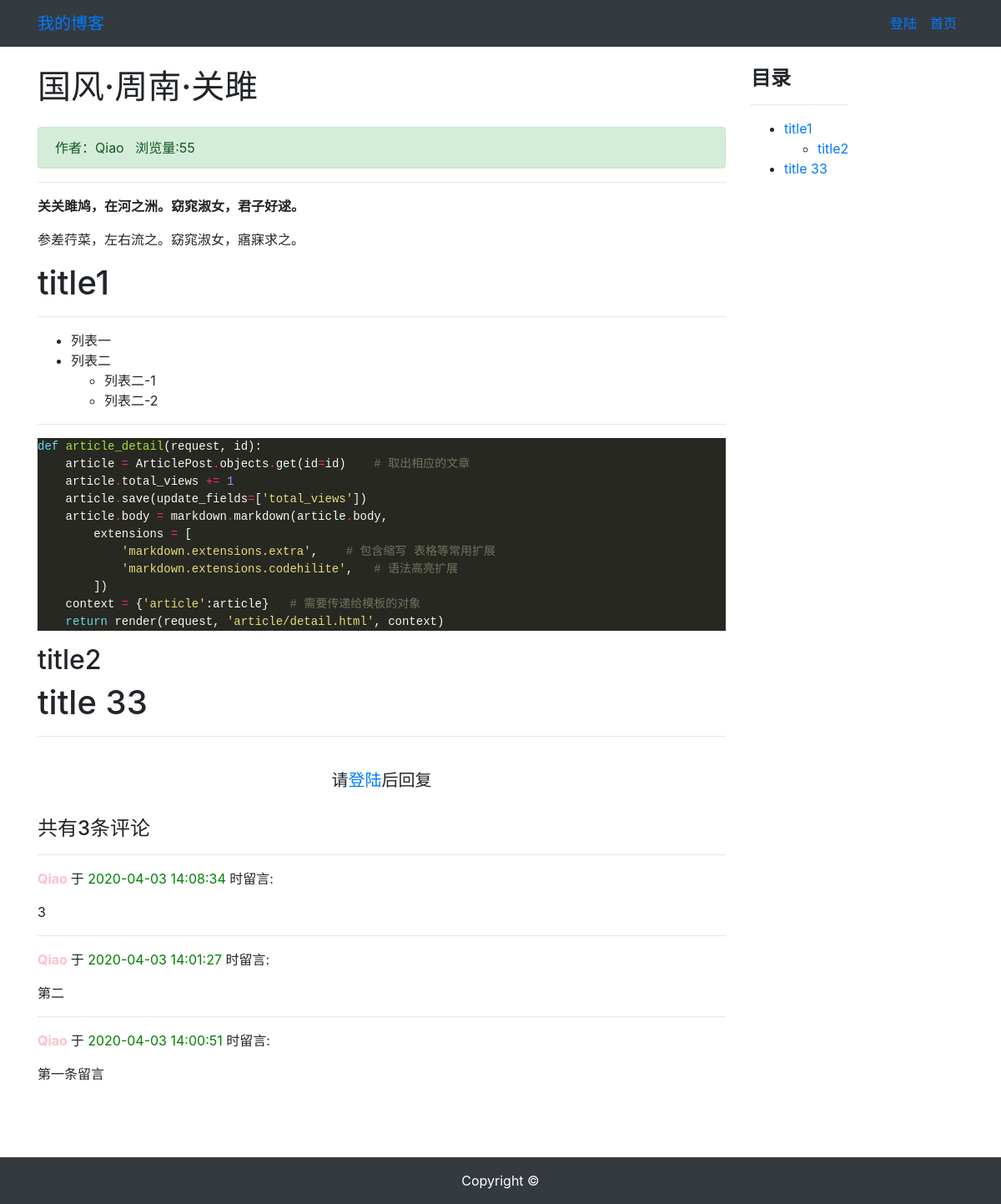
The page /article/article-detail/37/ on the database its author committed.
### article/models.py (models this page shows, shortened)
class ArticlePost(models.Model):
    author = models.ForeignKey(User, on_delete=models.CASCADE)  # 文章作者。参数 on_delete 用户指定数据删除方式
    title = models.CharField(max_length=100)    # 文章标题
    body = models.TextField()   # 文章正文。保存大量文本使用TextField
    created = models.DateTimeField(default=timezone.now)    # 文章创建时间。参数default=timezone默认创建数据时的时间
    updated = models.DateTimeField(auto_now=True)   # 文章更新时间。参数auto_now=True指定每次数据更新时自动写入的时间
    total_views = models.PositiveIntegerField(default=0)    # 浏览量
    column = models.ForeignKey(ArticleColumn, null=True, blank=True, on_delete=models.CASCADE, related_name='article')
    class Meta: # 定义元数据
        ordering = ('-id',)    # ordering 是元祖，括号中只有一个元素时不要忘记末尾的逗号

### comment/models.py (models this page shows, shortened)
class Comment(models.Model):
    article = models.ForeignKey(ArticlePost, on_delete=models.CASCADE, related_name='comments')
    user = models.ForeignKey(User, on_delete=models.CASCADE, related_name='comments')
    body = models.TextField()
    created = models.DateTimeField(auto_now_add=True)
    class Meta:
        ordering = ('-created',)

### article/views.py (the view)
# urls.py: path('article-detail/<int:id>/', views.article_detail, name='article_detail'),   # 文章详情
def article_detail(request, id):
    article = ArticlePost.objects.get(id=id)    # 取出相应的文章
    article.total_views += 1
    article.save(update_fields=['total_views'])
    comments = Comment.objects.filter(article=id)
    md = markdown.Markdown(
        extensions = [
            'markdown.extensions.extra',    # 包含缩写 表格等常用扩展
            'markdown.extensions.codehilite',   # 语法高亮扩展
            'markdown.extensions.toc',
        ])
    article.body = md.convert(article.body)
    context = {'article':article, 'toc':md.toc, 'comments':comments}   # 需要传递给模板的对象
    return render(request, 'article/detail.html', context)

### templates/article/detail.html (shortened to what this page needs)
{% extends 'base.html' %}
{% load staticfiles %}
{% block content %}
    <div class="container">
        <div class="row">
            <div class="col-9">
            <h1 class="mt-4 mb-4">{{ article.title }}</h1>
            <div class="alert alert-success">作者：{{ article.author }} &nbsp;&nbsp;浏览量:{{ article.total_views }}
            </div>
                <div>
                    <p>{{ article.body|safe }}</p>
                </div>
                <hr>
                {% if user.is_authenticated %}
                    <div>
                        <form action="{% url 'comment:post_comment' article.id %}" method="post">
                            {% csrf_token %}
                            <div class="form-group">
                                <label for="body">
                                    <strong>
                                        留言：
                                    </strong>
                                </label>
                                <textarea name="body" id="body" rows="2" type="text" class="form-control"></textarea>
                            </div>
                            <button type="submit" class="btn btn-primary">发送</button>
                        </form>
                    </div>
                    <br>
                {% else %}
                    <br>
                    <h5 class="row justify-content-center">
                        请<a href="{% url 'userprofile:login' %}">登陆</a>后回复
                    </h5>
                    <br>
                {% endif %}
                <h4>共有{{ comments.count }}条评论</h4>
                <div>
                    {% for comment in comments %}
                        <hr>
                        <p>
                            <strong style="color:pink">
                                {{ comment.user }}
                            </strong>于
                            <span style="color:green">
                                {{ comment.created|date:"Y-m-d H:i:s" }}
                            </span>时留言:
                        </p>
                        <pre style="font-family: inherit; font-size: 1em;">{{ comment.body }}</pre>
                    {% endfor %}
                </div>
            </div>
            <div class="col-3 mt-4">
                <div style="position: fixed">
                <h4><strong>目录</strong></h4>
                <hr>
                <div>
                    {{ toc|safe }}
                </div>
                </div>
            </div>
        </div>
    </div>
{% endblock content %}

### static/md_css/monokai.css (style rules this page uses)
.codehilite { background: #272822; color: #f8f8f2 }
.codehilite .k { color: #66d9ef }
.codehilite .n { color: #f8f8f2 }
.codehilite .o { color: #f92672 }
.codehilite .p { color: #f8f8f2 }
.codehilite .c1 { color: #75715e }
.codehilite .nb { color: #f8f8f2 }
.codehilite .nf { color: #a6e22e }
.codehilite .w { color: #f8f8f2 }
.codehilite .mi { color: #ae81ff }
.codehilite .s1 { color: #e6db74 }

### rows shown on the page
ArticlePost: title "国风·周南·关雎", author "Qiao", total_views "55", body "关关雎鸠，在河之洲。窈窕淑女，君子好逑。 参差荇菜，左右流之。窈窕淑女，寤寐求之。 title1 列表一 列表二 列表二-1 列表二-2 def article_detail ( request , id ): article = ArticlePost . objects . get ( id = id ) # 取出相应的文章 article . total_views += 1 article . save ( update_fields = [ 'total_views' ]) article . body = markdown . markdown ( article . body , extensions = [ 'markdown.extensions.extra' , # 包含缩写 表格等常用扩展 'markdown.extensions.codehilite' , # 语法高亮扩展 ]) context = { 'article' : article } # 需要传递给模板的对象 return render ( request , 'article/detail.html' , context ) title2 title 33"
Comment: user "Qiao", created "2020-04-03 14:08:34", body "3"
Comment: user "Qiao", created "2020-04-03 14:01:27", body "第二"
Comment: user "Qiao", created "2020-04-03 14:00:51", body "第一条留言"

### other values the page prints
{{ comments.count }} "3"
{{ toc|safe }} "title1 title2 title 33"
